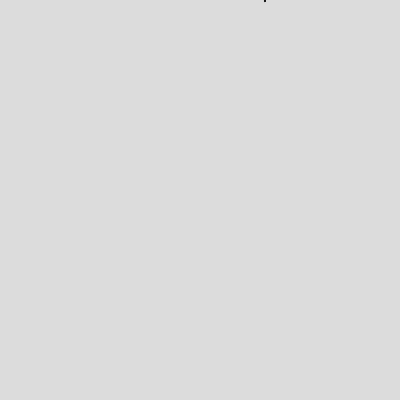
Frame 1 (no input)
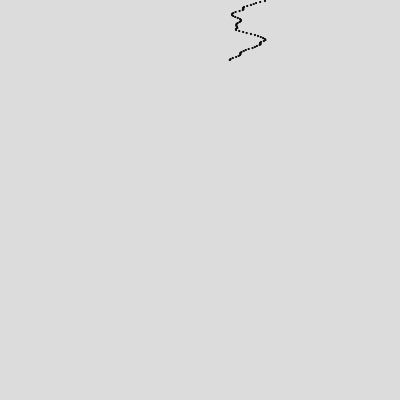
Frame 60 (no input)
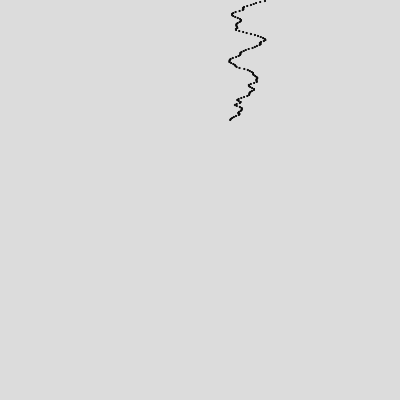
Frame 120 (the mouse pressed at the canvas centre since frame 60)

The p5.js sketch that drew these frames (run headless with seeded random() and noise() and a simulated clock; from frame 60 on, the mouse is pressed at the canvas centre):

// p5.js sketch
// ── sketch.js
function setup() {
    createCanvas(400, 400);
    background(220);
  }
  
function draw() {
  console.log(sin(frameCount/20) * 100)
  const velocidad = 20
  const amplitud = 100
  const posX = width/2
  //ellipse(sin(frameCount/20) * 100 + 200, frameCount, 1)
  //ellipse(cos(frameCount/20) * 100 + 200, frameCount, 1)
  ellipse(noise(frameCount/velocidad) * amplitud + posX, frameCount, 1)
  ellipse(noise(frameCount/velocidad) * amplitud + posX, frameCount, 1)

}
